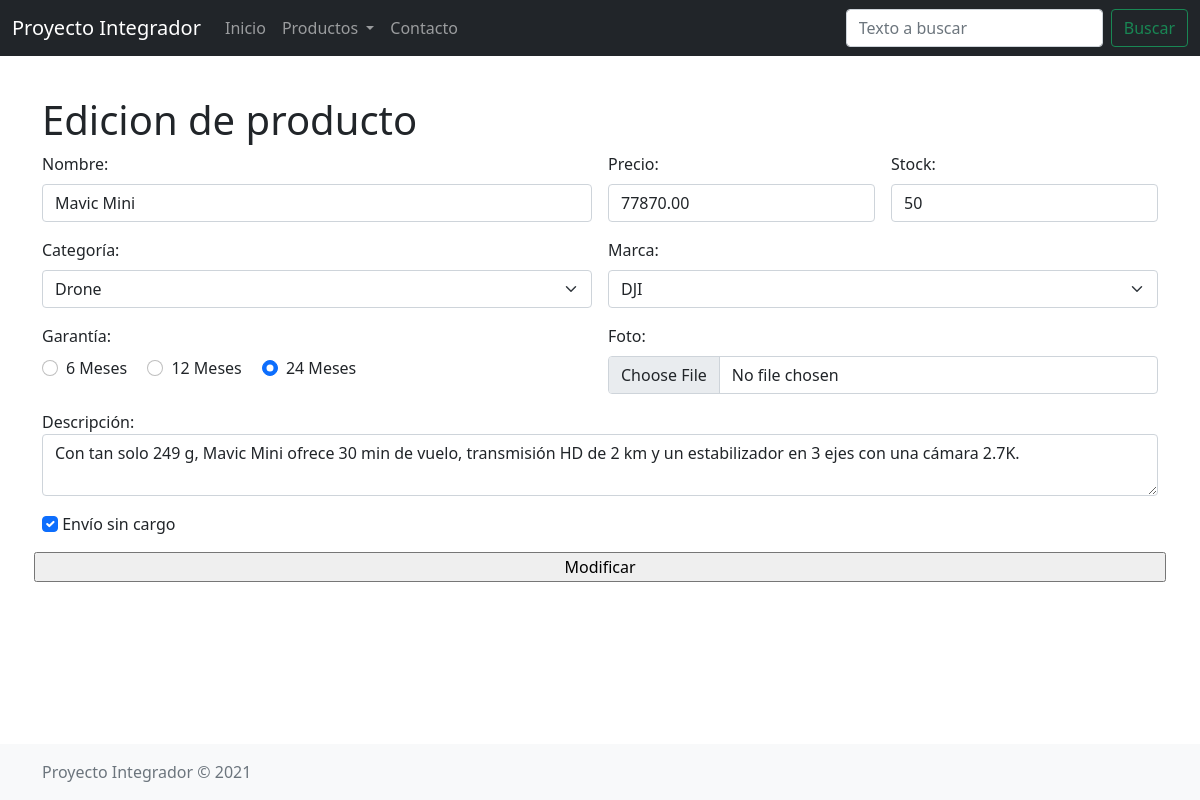
The page /productos-editar.php?producto_editar=5 on the database its author committed.
### tables this page shows
CREATE TABLE `productos` (
  `id_producto` int(11) NOT NULL,
  `nombre` varchar(50) NOT NULL,
  `id_categoria` int(10) UNSIGNED NOT NULL,
  `id_marca` int(11) NOT NULL,
  `precio` decimal(8,2) UNSIGNED NOT NULL,
  `stock` int(10) UNSIGNED NOT NULL,
  `garantia` tinyint(3) UNSIGNED NOT NULL,
  `detalles` varchar(3000) DEFAULT NULL,
  `envio` tinyint(1) DEFAULT NULL,
  `foto` varchar(100) DEFAULT NULL,
  `fecha_de_alta` timestamp NOT NULL DEFAULT current_timestamp() ON UPDATE current_timestamp()
);

### productos-editar.php (called while the page is built, shortened)
<?php
require_once 'funciones.php';
$link = mysqli_connect(DB_HOST, DB_USER, DB_PASSWORD, DB_NAME);
$envio = '';
$idGet = $_GET['producto_editar'];
if ($_SERVER['REQUEST_METHOD'] === 'GET') {
    $query = <<<QUERY
SELECT
	id_producto,
	nombre,
    id_categoria,
    id_marca,
    precio,
    stock,
    garantia,
    detalles,
    envio,
    foto
FROM
	productos
WHERE
	id_producto = $idGet
QUERY;
    $result = mysqli_query($link, $query);
    if ($result) {
        $fetch = mysqli_fetch_assoc($result);
        $nombre = $fetch['nombre'];
        $precio = $fetch['precio'];
        $stock = $fetch['stock'];
        $categoria = $fetch['id_categoria'];
        $marca = $fetch['id_marca'];
        $garantia = $fetch['garantia'];
        $descripcion = $fetch['detalles'];
        $envio = $fetch['envio'];
    }
}
$method = 'POST';
$btnValue = 'Modificar';
include '_header.php';
include '_productos-form.php';
include '_footer.php';

### funciones.php (the view, shortened to what this page needs)
<?php
function getCategoriasSelect ($id) {
    $link = mysqli_connect(DB_HOST, DB_USER, DB_PASSWORD, DB_NAME);
    $query = 'SELECT id_categoria, nombre FROM categorias ORDER BY nombre';
    $result = mysqli_query($link, $query);
    $htmlOptions = '';
    while ($categoria = mysqli_fetch_assoc($result)) {
        $id_categoria = $categoria['id_categoria'];
        $nombreCategoria = $categoria['nombre'];
        $selected = '';
        if ($id === $id_categoria) {
            $selected = 'selected';
        }
        $htmlOptions .= <<<HTML_OPTION
            <option value="$id_categoria" $selected>$nombreCategoria</option>;
        HTML_OPTION;
    }
    $vacioSelected = '';
    return <<<HTML_SELECT
        <select class="form-select" id="categoria" name="categoria">
            <option disabled $vacioSelected>Seleccionar...</option>
            $htmlOptions
        </select>
    HTML_SELECT;
}
function getMarcasSelect ($id) {
    $link = mysqli_connect(DB_HOST, DB_USER, DB_PASSWORD, DB_NAME);
    $query = 'SELECT id_marca, nombre FROM marcas ORDER BY nombre';
    $result = mysqli_query($link, $query);
    $htmlOptions = '';
    while ($marca = mysqli_fetch_assoc($result)) {
        $id_marca = $marca['id_marca'];
        $nombreMarca = $marca['nombre'];
        $selected = '';
        if ($id === $id_marca) {
            $selected = 'selected';
        }
        $htmlOptions .= <<<HTML_OPTION
            <option value="$id_marca" $selected>$nombreMarca</option>;
        HTML_OPTION;
    }
    $vacioSelected = '';
    return <<<HTML_SELECT
        <select class="form-select" id="marca" name="marca">
            <option disabled $vacioSelected>Seleccionar...</option>
            $htmlOptions
        </select>
    HTML_SELECT;
}
?>

### _productos-form.php (shortened to what this page needs)
<form class="row g-3" method="<?= $method ?>" action="" novalidate>
    <div class="col-md-6 col-xxl-4">
        <label class="form-label" for="nombre">Nombre:</label>
        <input class="form-control" type="text" id="nombre" name="nombre" minlength="3" value="<?= $nombre ?>" autofocus required autocomplete="off">
    </div>
    <div class="col-md-3 col-sm-6 col-xxl-1">
        <label class="form-label" for="precio">Precio:</label>
        <input class="form-control" type="text" id="precio" name="precio" value="<?= $precio ?>"">
</div>
<div class=" col-md-3 col-sm-6 col-xxl-1">
        <label class="form-label" for="stock">Stock:</label>
        <input class="form-control" type="text" id="stock" name="stock" value="<?= $stock ?>"">
</div>
<div class=" col-md-6 col-xxl-3">
        <label class="form-label" for="categoria">Categoría:</label>
        <?= getCategoriasSelect($categoria) ?>
    </div>
    <div class="col-md-6 col-xxl-3">
        <label class="form-label" for="marca" required>Marca:</label>
        <?= getMarcasSelect($marca)  ?>
    </div>
    <div class="col-md-6">
        <label class="form-label" for="garantia" required>Garantía:</label><br>
        <div class="form-check form-check-inline">
            <input class="form-check-input" type="radio" name="garantia" id="inlineRadio1" value="6" <?php if ($garantia === '6') {
                                                                                                            echo 'checked';
                                                                                                        } ?>>
            <label class="form-check-label" for="inlineRadio1">6 Meses</label>
        </div>
        <div class="form-check form-check-inline">
            <input class="form-check-input" type="radio" name="garantia" id="inlineRadio2" value="12" <?php if ($garantia === '12') {
                                                                                                            echo 'checked';
                                                                                                        } ?>>
            <label class="form-check-label" for="inlineRadio2">12 Meses</label>
        </div>
        <div class="form-check form-check-inline">
            <input class="form-check-input" type="radio" name="garantia" id="inlineRadio3" value="24" <?php if ($garantia === '24') {
                                                                                                            echo 'checked';
                                                                                                        } ?>>
            <label class="form-check-label" for="inlineRadio3">24 Meses</label>
        </div>
    </div>
    <div class="col-md-6">
        <label class="form-label" for="foto">Foto:</label>
        <input class="form-control" type="file" id="foto" name="foto">
    </div>
    <div class="col-md-12">
        <label class="textarea" for="descripcion">Descripción:</label> <br>
        <textarea class="form-control" type="text" id="descripcion" name="descripcion" minlength="10" maxlength="500" placeholder="Descripcion" required><?= $descripcion ?></textarea>
    </div>
    <div class="col-md-12">
        <input class="form-check-input" type="checkbox" value="1" id="envio" name="envio" <?php if ($envio === '1') {
                                                                                                echo 'checked';
                                                                                            } ?>>
        <label class="form-check-label" for="envio">Envío sin cargo</label>
    </div>
    <input type="submit" value="<?= $btnValue ?>">
</form>

### rows shown on the page
productos: nombre "Mavic Mini", precio "77870.00", stock "50", garantia "☐ 6 Meses", garantia "☐ 12 Meses", garantia "☑ 24 Meses", descripcion "Con tan solo 249 g, Mavic Mini ofrece 30 min de vuelo, transmisión HD de 2 km y un estabilizador en 3 ejes con una cámara 2.7K.", envio "☑"

### other values the page prints
$titulo "Edicion de producto"
form field categoria "Drone"
form field marca "DJI"
